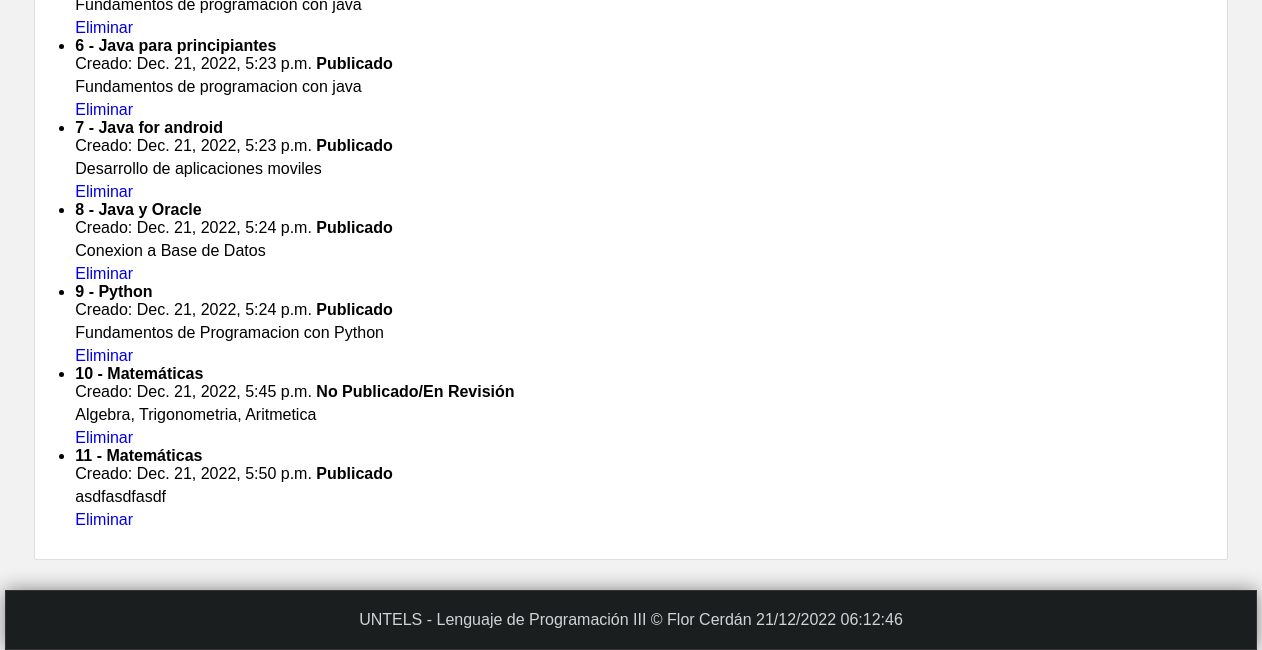
Page /listar-articulos/ (lower part) on the earlier database version.
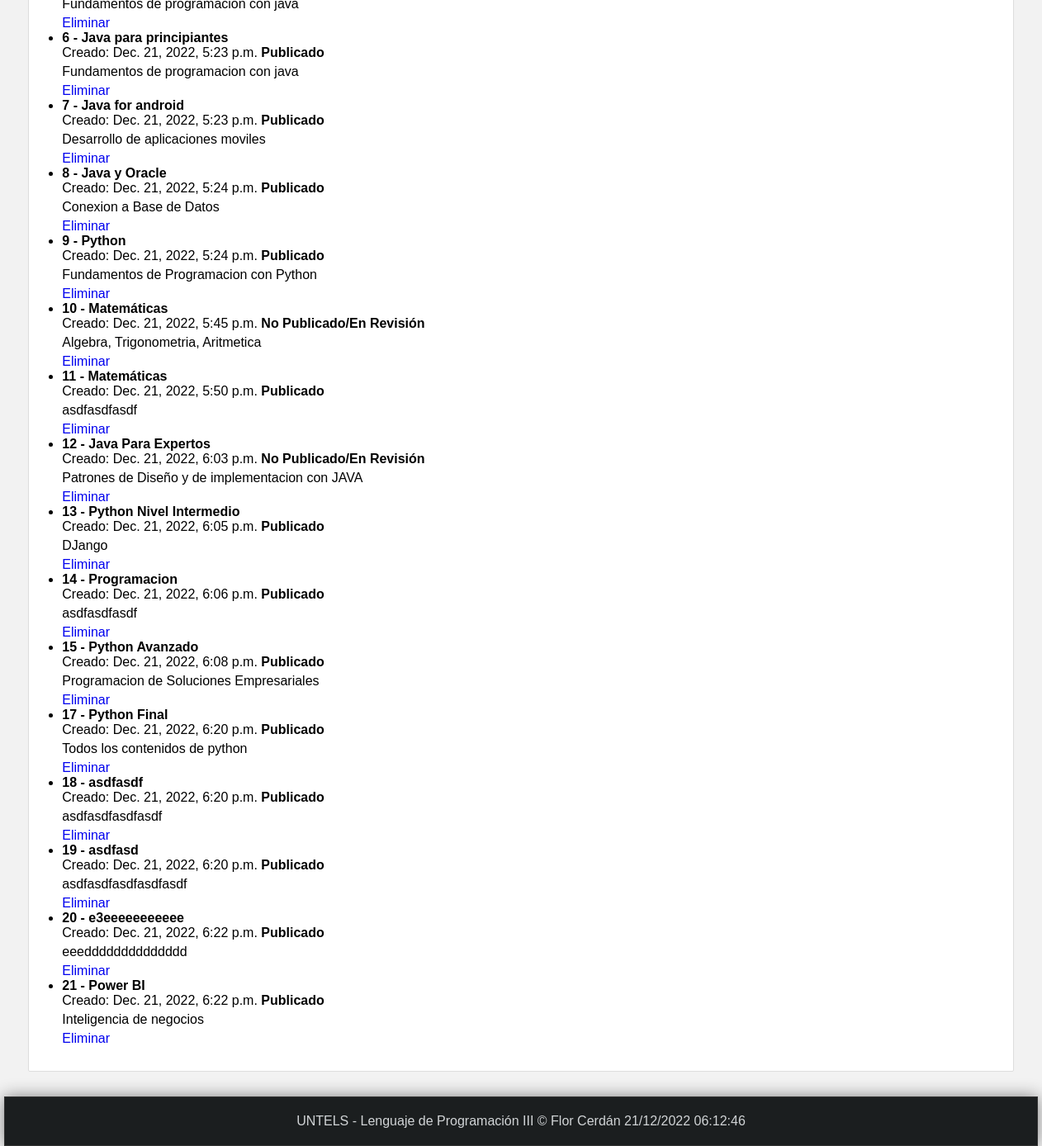
Same page on the later database version.
### miapp/models.py (models this page shows)
class Articulo(models.Model):
    titulo = models.CharField(max_length=150)
    contenido = models.TextField()
    imagen = models.ImageField(default='null')
    publicado = models.BooleanField()
    creado = models.DateTimeField(auto_now_add=True)
    actualizado = models.DateTimeField(auto_now=True)

### miapp/views.py (the view)
# urls.py: path('listar-articulos/',views.listar_articulos,name="listar_articulos"),
def listar_articulos(request):
    articulos = Articulo.objects.all()
    return render(request, 'listar_articulos.html',{
           'articulos':articulos,
            'titulo': 'Listado de Artículos'
    })

### miapp/templates/listar_articulos.html (shortened to what this page needs)
{% extends 'layout.html' %}
{% block content %}
    <ul>
        {% for articulo in articulos %}
            <li>
                <h4>{{articulo.id}} - {{articulo.titulo}}</h4>
                <span>Creado: {{articulo.creado}}</span>
                 {% if articulo.publicado %}
                    <strong> Publicado </strong>
                {% else %}
                    <strong> No Publicado/En Revisión </strong>
                {% endif %}
                 <p>{{articulo.contenido}}</p>
                    <a href="{% url 'eliminar_articulo' id=articulo.id %}">Eliminar</a>
            </li>
        {% endfor %}
    </ul>
{% endblock %}

Differences in the rows shown:
added Articulo: id "12", titulo "Java Para Expertos", creado "Dec. 21, 2022, 6:03 p.m.", publicado "No Publicado/En Revisión", contenido "Patrones de Diseño y de implementacion con JAVA"
added Articulo: id "13", titulo "Python Nivel Intermedio", creado "Dec. 21, 2022, 6:05 p.m.", publicado "Publicado", contenido "DJango"
added Articulo: id "14", titulo "Programacion", creado "Dec. 21, 2022, 6:06 p.m.", publicado "Publicado", contenido "asdfasdfasdf"
added Articulo: id "15", titulo "Python Avanzado", creado "Dec. 21, 2022, 6:08 p.m.", publicado "Publicado", contenido "Programacion de Soluciones Empresariales"
added Articulo: id "17", titulo "Python Final", creado "Dec. 21, 2022, 6:20 p.m.", publicado "Publicado", contenido "Todos los contenidos de python"
added Articulo: id "18", titulo "asdfasdf", creado "Dec. 21, 2022, 6:20 p.m.", publicado "Publicado", contenido "asdfasdfasdfasdf"
added Articulo: id "19", titulo "asdfasd", creado "Dec. 21, 2022, 6:20 p.m.", publicado "Publicado", contenido "asdfasdfasdfasdfasdf"
added Articulo: id "20", titulo "e3eeeeeeeeeee", creado "Dec. 21, 2022, 6:22 p.m.", publicado "Publicado", contenido "eeedddddddddddddd"
added Articulo: id "21", titulo "Power BI", creado "Dec. 21, 2022, 6:22 p.m.", publicado "Publicado", contenido "Inteligencia de negocios"
